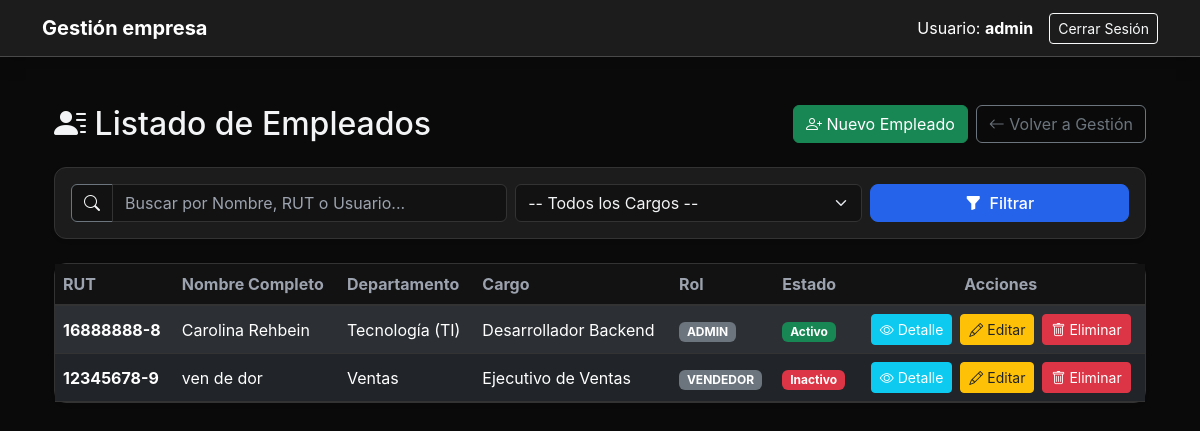
Before: /personal/empleados/ (signed in) with the older database file.
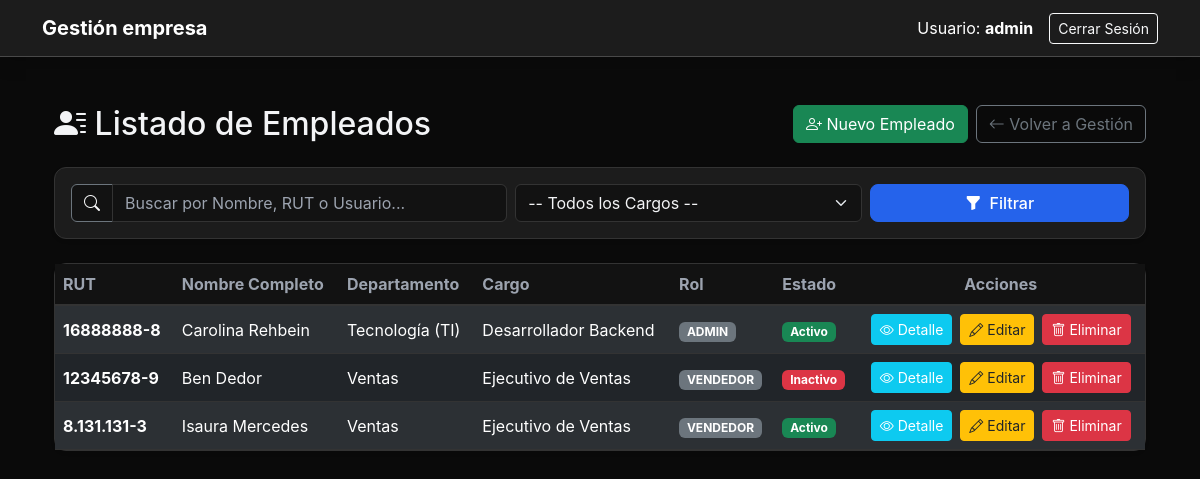
After: the same page with the newer database file.
### usuarios/models.py (models this page shows, shortened)
class Empleado(models.Model):
    id_empleado = models.AutoField(primary_key=True)
    user = models.OneToOneField(User, on_delete=models.CASCADE, related_name='empleado', null=True, blank=True)
    persona = models.OneToOneField(Persona, on_delete=models.CASCADE, related_name='empleado', null=True, blank=True)
    id_cargo = models.ForeignKey(Cargo, on_delete=models.SET_NULL, null=True, db_column='id_cargo', related_name='empleados')
    id_rol = models.ForeignKey(Rol, on_delete=models.PROTECT, null=True, blank=True, db_column='id_rol', related_name='empleados')
    fecha_contratacion = models.DateField(auto_now_add=True)
    salario = models.DecimalField(max_digits=10, decimal_places=2, null=True, blank=True)
    activo = models.BooleanField(default=True)

class Persona(models.Model):
    rut = models.CharField(max_length=12, primary_key=True, help_text="Formato: 12345678-9")
    nombres = models.CharField(max_length=100)
    apellidos = models.CharField(max_length=100)
    email = models.EmailField(unique=True)
    telefono = models.CharField(max_length=20, blank=True, null=True)
    fecha_nacimiento = models.DateField(blank=True, null=True)
    fecha_creacion = models.DateTimeField(auto_now_add=True)

class Cargo(models.Model):
    id_cargo = models.AutoField(primary_key=True)
    id_departamento = models.ForeignKey(Departamento, on_delete=models.CASCADE, db_column='id_departamento', related_name='cargos')
    nombre = models.CharField(max_length=100)
    descripcion = models.CharField(max_length=255, blank=True, null=True)

class Departamento(models.Model):
    id_departamento = models.AutoField(primary_key=True)
    nombre = models.CharField(max_length=100, unique=True)
    descripcion = models.CharField(max_length=255, blank=True, null=True)
    fecha_creacion = models.DateTimeField(auto_now_add=True)

class Rol(models.Model):
    id_rol = models.AutoField(primary_key=True)
    nombre_rol = models.CharField(max_length=50, unique=True) # Ej: 'ADMIN', 'VENDEDOR'
    descripcion = models.CharField(max_length=255, blank=True, null=True)

### usuarios/views.py (the view, shortened to what this page needs)
# urls.py: path('personal/empleados/', views.listar_empleados, name='listar_empleados'),
@login_required
def listar_empleados(request):
    if not es_administrador(request.user):
        messages.error(request, "Acceso denegado: Se requieren permisos de Administrador.")
        return redirect('dashboard')
    q = request.GET.get('q', '').strip()
    cargo_id = request.GET.get('cargo', '')
    cargo_actual_int = int(cargo_id) if cargo_id.isdigit() else None
    empleados = Empleado.objects.select_related('user', 'persona', 'id_cargo__id_departamento', 'id_rol').all()
    if cargo_actual_int:
        empleados = empleados.filter(id_cargo_id=cargo_actual_int)
    cargos = Cargo.objects.all()
    return render(request, 'usuarios/listar_empleados.html', {
        'empleados': empleados,
        'cargos': cargos,
        'busqueda_actual': q,
        'cargo_actual': cargo_id,
        'cargo_actual_int': cargo_actual_int,
        'es_admin': True,
    })

### usuarios/views.py (called while the page is built)
def es_administrador(user):
    empleado = getattr(user, 'empleado', None)
    return bool(empleado and empleado.id_rol and empleado.id_rol.nombre_rol.upper() == 'ADMIN')

### usuarios/templates/usuarios/listar_empleados.html (shortened to what the changed rows need)
{% extends 'usuarios/base.html' %}
{% block content %}
<div class="container py-4">
    <div class="d-flex flex-column flex-md-row justify-content-between align-items-md-center gap-3 mb-4">
        <h2 class="mb-0"><i class="bi bi-person-lines-fill"></i> Listado de Empleados</h2>
    </div>
    <div class="card shadow-sm border-0" style="background-color: var(--bg-card, #1e1e1e);">
        <div class="card-body p-0">
            <div class="table-responsive">
                <table class="table table-dark table-hover table-striped align-middle mb-0">
                    <thead>
                        <tr>
                            <th>RUT</th>
                            <th>Nombre Completo</th>
                            <th>Departamento</th>
                            <th>Cargo</th>
                            <th>Rol</th>
                            <th>Estado</th>
                            <th class="text-center">Acciones</th>
                        </tr>
                    </thead>
                    <tbody>
                        {% for emp in empleados %}
                        <tr>
                            <td><strong>{{ emp.persona.rut|default:"N/A" }}</strong></td>
                            <td>{{ emp.persona.nombres }} {{ emp.persona.apellidos }}</td>
                            <td>{{ emp.id_cargo.id_departamento.nombre|default:"Sin Depto" }}</td>
                            <td>{{ emp.id_cargo.nombre|default:"Sin Cargo" }}</td>
                            <td>
                                <span class="badge bg-secondary">
                                    {{ emp.id_rol.nombre_rol|default:"Sin Rol" }}
                                </span>
                            </td>
                            <td>
                                {% if emp.activo %}
                                    <span class="badge bg-success">Activo</span>
                                {% else %}
                                    <span class="badge bg-danger">Inactivo</span>
                                {% endif %}
                            </td>
                            <td>
                                <div class="d-flex justify-content-center flex-wrap gap-2">
                                    <a href="{% url 'detalle_empleado' emp.id_empleado %}" class="btn btn-sm btn-info text-white" title="Ver Detalle">
                                        <i class="bi bi-eye"></i> Detalle
                                    </a>
                                    {% if es_admin %}
                                    <a href="{% url 'editar_empleado' emp.id_empleado %}" class="btn btn-sm btn-warning text-dark" title="Editar">
                                        <i class="bi bi-pencil"></i> Editar
                                    </a>
                                    <a href="{% url 'eliminar_empleado' emp.id_empleado %}" class="btn btn-sm btn-danger" title="Eliminar">
                                        <i class="bi bi-trash"></i> Eliminar
                                    </a>
                                    {% endif %}
                                </div>
                            </td>
                        </tr>
                        {% endfor %}
                    </tbody>
                </table>
            </div>
        </div>
    </div>
</div>
{% endblock %}

Changed rows visible on the page:
changed Empleado: persona.nombres "ven" → "Ben"; persona.apellidos "de dor" → "Dedor"
added Empleado: persona.rut "8.131.131-3", persona.nombres "Isaura", persona.apellidos "Mercedes", id_cargo.id_departamento.nombre "Ventas", id_cargo.nombre "Ejecutivo de Ventas", id_rol.nombre_rol "VENDEDOR", activo "Activo"
